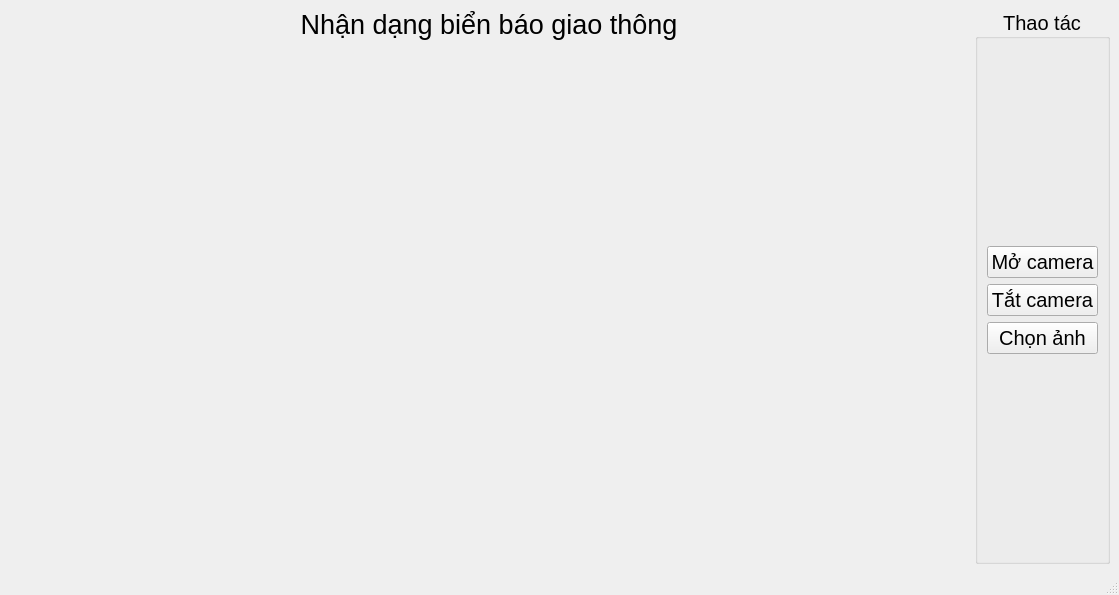
<?xml version="1.0" encoding="UTF-8"?>
<ui version="4.0">
 <class>MainWindow</class>
 <widget class="QMainWindow" name="MainWindow">
  <property name="geometry">
   <rect>
    <x>0</x>
    <y>0</y>
    <width>1119</width>
    <height>595</height>
   </rect>
  </property>
  <property name="windowTitle">
   <string>MainWindow</string>
  </property>
  <widget class="QWidget" name="centralwidget">
   <layout class="QGridLayout" name="gridLayout">
    <item row="0" column="0">
     <layout class="QHBoxLayout" name="horizontalLayout" stretch="4,0">
      <item>
       <layout class="QVBoxLayout" name="verticalLayout" stretch="0,0,0">
        <property name="sizeConstraint">
         <enum>QLayout::SetDefaultConstraint</enum>
        </property>
        <item>
         <widget class="QLabel" name="lbl_title">
          <property name="sizePolicy">
           <sizepolicy hsizetype="Preferred" vsizetype="Fixed">
            <horstretch>0</horstretch>
            <verstretch>0</verstretch>
           </sizepolicy>
          </property>
          <property name="font">
           <font>
            <pointsize>20</pointsize>
           </font>
          </property>
          <property name="text">
           <string>Nhận dạng biển báo giao thông</string>
          </property>
          <property name="alignment">
           <set>Qt::AlignCenter</set>
          </property>
         </widget>
        </item>
        <item>
         <spacer name="horizontalSpacer">
          <property name="orientation">
           <enum>Qt::Vertical</enum>
          </property>
          <property name="sizeType">
           <enum>QSizePolicy::Fixed</enum>
          </property>
          <property name="sizeHint" stdset="0">
           <size>
            <width>20</width>
            <height>20</height>
           </size>
          </property>
         </spacer>
        </item>
        <item>
         <widget class="QLabel" name="lbl_showmedia">
          <property name="sizePolicy">
           <sizepolicy hsizetype="Preferred" vsizetype="Preferred">
            <horstretch>0</horstretch>
            <verstretch>0</verstretch>
           </sizepolicy>
          </property>
          <property name="text">
           <string/>
          </property>
          <property name="alignment">
           <set>Qt::AlignCenter</set>
          </property>
         </widget>
        </item>
       </layout>
      </item>
      <item>
       <widget class="QGroupBox" name="groupBox">
        <property name="sizePolicy">
         <sizepolicy hsizetype="Preferred" vsizetype="Preferred">
          <horstretch>0</horstretch>
          <verstretch>0</verstretch>
         </sizepolicy>
        </property>
        <property name="font">
         <font>
          <pointsize>15</pointsize>
         </font>
        </property>
        <property name="title">
         <string>Thao tác</string>
        </property>
        <property name="alignment">
         <set>Qt::AlignCenter</set>
        </property>
        <property name="flat">
         <bool>false</bool>
        </property>
        <layout class="QGridLayout" name="gridLayout_2">
         <item row="0" column="0">
          <layout class="QVBoxLayout" name="verticalLayout_2">
           <item>
            <widget class="QPushButton" name="btn_opencamera">
             <property name="sizePolicy">
              <sizepolicy hsizetype="Preferred" vsizetype="Fixed">
               <horstretch>0</horstretch>
               <verstretch>0</verstretch>
              </sizepolicy>
             </property>
             <property name="font">
              <font>
               <pointsize>15</pointsize>
              </font>
             </property>
             <property name="text">
              <string>Mở camera</string>
             </property>
            </widget>
           </item>
           <item>
            <widget class="QPushButton" name="btn_closecamera">
             <property name="sizePolicy">
              <sizepolicy hsizetype="Preferred" vsizetype="Fixed">
               <horstretch>0</horstretch>
               <verstretch>0</verstretch>
              </sizepolicy>
             </property>
             <property name="font">
              <font>
               <pointsize>15</pointsize>
              </font>
             </property>
             <property name="text">
              <string>Tắt camera</string>
             </property>
            </widget>
           </item>
           <item>
            <widget class="QPushButton" name="btn_select_image">
             <property name="sizePolicy">
              <sizepolicy hsizetype="Preferred" vsizetype="Fixed">
               <horstretch>0</horstretch>
               <verstretch>0</verstretch>
              </sizepolicy>
             </property>
             <property name="font">
              <font>
               <pointsize>15</pointsize>
              </font>
             </property>
             <property name="text">
              <string>Chọn ảnh</string>
             </property>
            </widget>
           </item>
          </layout>
         </item>
        </layout>
       </widget>
      </item>
     </layout>
    </item>
   </layout>
  </widget>
  <widget class="QMenuBar" name="menubar">
   <property name="geometry">
    <rect>
     <x>0</x>
     <y>0</y>
     <width>1119</width>
     <height>24</height>
    </rect>
   </property>
  </widget>
  <widget class="QStatusBar" name="statusbar"/>
 </widget>
 <resources/>
 <connections/>
</ui>
